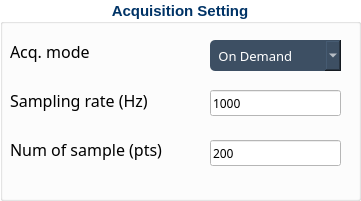
   <widget class="QGroupBox" name="groupBox_paramSetting">
    <property name="geometry">
     <rect>
      <x>100</x>
      <y>230</y>
      <width>361</width>
      <height>201</height>
     </rect>
    </property>
    <property name="palette">
     <palette>
      <active>
       <colorrole role="WindowText">
        <brush brushstyle="SolidPattern">
         <color alpha="255">
          <red>0</red>
          <green>51</green>
          <blue>102</blue>
         </color>
        </brush>
       </colorrole>
       <colorrole role="Button">
        <brush brushstyle="SolidPattern">
         <color alpha="255">
          <red>255</red>
          <green>255</green>
          <blue>255</blue>
         </color>
        </brush>
       </colorrole>
       <colorrole role="Light">
        <brush brushstyle="SolidPattern">
         <color alpha="255">
          <red>255</red>
          <green>255</green>
          <blue>255</blue>
         </color>
        </brush>
       </colorrole>
       <colorrole role="Midlight">
        <brush brushstyle="SolidPattern">
         <color alpha="255">
          <red>255</red>
          <green>255</green>
          <blue>255</blue>
         </color>
        </brush>
       </colorrole>
       <colorrole role="Dark">
        <brush brushstyle="SolidPattern">
         <color alpha="255">
          <red>127</red>
          <green>127</green>
          <blue>127</blue>
         </color>
        </brush>
       </colorrole>
       <colorrole role="Mid">
        <brush brushstyle="SolidPattern">
         <color alpha="255">
          <red>170</red>
          <green>170</green>
          <blue>170</blue>
         </color>
        </brush>
       </colorrole>
       <colorrole role="Text">
        <brush brushstyle="SolidPattern">
         <color alpha="255">
          <red>0</red>
          <green>0</green>
          <blue>0</blue>
         </color>
        </brush>
       </colorrole>
       <colorrole role="BrightText">
        <brush brushstyle="SolidPattern">
         <color alpha="255">
          <red>255</red>
          <green>255</green>
          <blue>255</blue>
         </color>
        </brush>
       </colorrole>
       <colorrole role="ButtonText">
        <brush brushstyle="SolidPattern">
         <color alpha="255">
          <red>0</red>
          <green>0</green>
          <blue>0</blue>
         </color>
        </brush>
       </colorrole>
       <colorrole role="Base">
        <brush brushstyle="SolidPattern">
         <color alpha="255">
          <red>255</red>
          <green>255</green>
          <blue>255</blue>
         </color>
        </brush>
       </colorrole>
       <colorrole role="Window">
        <brush brushstyle="SolidPattern">
         <color alpha="255">
          <red>255</red>
          <green>255</green>
          <blue>255</blue>
         </color>
        </brush>
       </colorrole>
       <colorrole role="Shadow">
        <brush brushstyle="SolidPattern">
         <color alpha="255">
          <red>0</red>
          <green>0</green>
          <blue>0</blue>
         </color>
        </brush>
       </colorrole>
       <colorrole role="AlternateBase">
        <brush brushstyle="SolidPattern">
         <color alpha="255">
          <red>255</red>
          <green>255</green>
          <blue>255</blue>
         </color>
        </brush>
       </colorrole>
       <colorrole role="ToolTipBase">
        <brush brushstyle="SolidPattern">
         <color alpha="255">
          <red>255</red>
          <green>255</green>
          <blue>220</blue>
         </color>
        </brush>
       </colorrole>
       <colorrole role="ToolTipText">
        <brush brushstyle="SolidPattern">
         <color alpha="255">
          <red>0</red>
          <green>0</green>
          <blue>0</blue>
         </color>
        </brush>
       </colorrole>
       <colorrole role="PlaceholderText">
        <brush brushstyle="NoBrush">
         <color alpha="128">
          <red>0</red>
          <green>0</green>
          <blue>0</blue>
         </color>
        </brush>
       </colorrole>
      </active>
      <inactive>
       <colorrole role="WindowText">
        <brush brushstyle="SolidPattern">
         <color alpha="255">
          <red>0</red>
          <green>51</green>
          <blue>102</blue>
         </color>
        </brush>
       </colorrole>
       <colorrole role="Button">
        <brush brushstyle="SolidPattern">
         <color alpha="255">
          <red>255</red>
          <green>255</green>
          <blue>255</blue>
         </color>
        </brush>
       </colorrole>
       <colorrole role="Light">
        <brush brushstyle="SolidPattern">
         <color alpha="255">
          <red>255</red>
          <green>255</green>
          <blue>255</blue>
         </color>
        </brush>
       </colorrole>
       <colorrole role="Midlight">
        <brush brushstyle="SolidPattern">
         <color alpha="255">
          <red>255</red>
          <green>255</green>
          <blue>255</blue>
         </color>
        </brush>
       </colorrole>
       <colorrole role="Dark">
        <brush brushstyle="SolidPattern">
         <color alpha="255">
          <red>127</red>
          <green>127</green>
          <blue>127</blue>
         </color>
        </brush>
       </colorrole>
       <colorrole role="Mid">
        <brush brushstyle="SolidPattern">
         <color alpha="255">
          <red>170</red>
          <green>170</green>
          <blue>170</blue>
         </color>
        </brush>
       </colorrole>
       <colorrole role="Text">
        <brush brushstyle="SolidPattern">
         <color alpha="255">
          <red>0</red>
          <green>0</green>
          <blue>0</blue>
         </color>
        </brush>
       </colorrole>
       <colorrole role="BrightText">
        <brush brushstyle="SolidPattern">
         <color alpha="255">
          <red>255</red>
          <green>255</green>
          <blue>255</blue>
         </color>
        </brush>
       </colorrole>
       <colorrole role="ButtonText">
        <brush brushstyle="SolidPattern">
         <color alpha="255">
          <red>0</red>
          <green>0</green>
          <blue>0</blue>
         </color>
        </brush>
       </colorrole>
       <colorrole role="Base">
        <brush brushstyle="SolidPattern">
         <color alpha="255">
          <red>255</red>
          <green>255</green>
          <blue>255</blue>
         </color>
        </brush>
       </colorrole>
       <colorrole role="Window">
        <brush brushstyle="SolidPattern">
         <color alpha="255">
          <red>255</red>
          <green>255</green>
          <blue>255</blue>
         </color>
        </brush>
       </colorrole>
       <colorrole role="Shadow">
        <brush brushstyle="SolidPattern">
         <color alpha="255">
          <red>0</red>
          <green>0</green>
          <blue>0</blue>
         </color>
        </brush>
       </colorrole>
       <colorrole role="AlternateBase">
        <brush brushstyle="SolidPattern">
         <color alpha="255">
          <red>255</red>
          <green>255</green>
          <blue>255</blue>
         </color>
        </brush>
       </colorrole>
       <colorrole role="ToolTipBase">
        <brush brushstyle="SolidPattern">
         <color alpha="255">
          <red>255</red>
          <green>255</green>
          <blue>220</blue>
         </color>
        </brush>
       </colorrole>
       <colorrole role="ToolTipText">
        <brush brushstyle="SolidPattern">
         <color alpha="255">
          <red>0</red>
          <green>0</green>
          <blue>0</blue>
         </color>
        </brush>
       </colorrole>
       <colorrole role="PlaceholderText">
        <brush brushstyle="NoBrush">
         <color alpha="128">
          <red>0</red>
          <green>0</green>
          <blue>0</blue>
         </color>
        </brush>
       </colorrole>
      </inactive>
      <disabled>
       <colorrole role="WindowText">
        <brush brushstyle="SolidPattern">
         <color alpha="255">
          <red>127</red>
          <green>127</green>
          <blue>127</blue>
         </color>
        </brush>
       </colorrole>
       <colorrole role="Button">
        <brush brushstyle="SolidPattern">
         <color alpha="255">
          <red>255</red>
          <green>255</green>
          <blue>255</blue>
         </color>
        </brush>
       </colorrole>
       <colorrole role="Light">
        <brush brushstyle="SolidPattern">
         <color alpha="255">
          <red>255</red>
          <green>255</green>
          <blue>255</blue>
         </color>
        </brush>
       </colorrole>
       <colorrole role="Midlight">
        <brush brushstyle="SolidPattern">
         <color alpha="255">
          <red>255</red>
          <green>255</green>
          <blue>255</blue>
         </color>
        </brush>
       </colorrole>
       <colorrole role="Dark">
        <brush brushstyle="SolidPattern">
         <color alpha="255">
          <red>127</red>
          <green>127</green>
          <blue>127</blue>
         </color>
        </brush>
       </colorrole>
       <colorrole role="Mid">
        <brush brushstyle="SolidPattern">
         <color alpha="255">
          <red>170</red>
          <green>170</green>
          <blue>170</blue>
         </color>
        </brush>
       </colorrole>
       <colorrole role="Text">
        <brush brushstyle="SolidPattern">
         <color alpha="255">
          <red>127</red>
          <green>127</green>
          <blue>127</blue>
         </color>
        </brush>
       </colorrole>
       <colorrole role="BrightText">
        <brush brushstyle="SolidPattern">
         <color alpha="255">
          <red>255</red>
          <green>255</green>
          <blue>255</blue>
         </color>
        </brush>
       </colorrole>
       <colorrole role="ButtonText">
        <brush brushstyle="SolidPattern">
         <color alpha="255">
          <red>127</red>
          <green>127</green>
          <blue>127</blue>
         </color>
        </brush>
       </colorrole>
       <colorrole role="Base">
        <brush brushstyle="SolidPattern">
         <color alpha="255">
          <red>255</red>
          <green>255</green>
          <blue>255</blue>
         </color>
        </brush>
       </colorrole>
       <colorrole role="Window">
        <brush brushstyle="SolidPattern">
         <color alpha="255">
          <red>255</red>
          <green>255</green>
          <blue>255</blue>
         </color>
        </brush>
       </colorrole>
       <colorrole role="Shadow">
        <brush brushstyle="SolidPattern">
         <color alpha="255">
          <red>0</red>
          <green>0</green>
          <blue>0</blue>
         </color>
        </brush>
       </colorrole>
       <colorrole role="AlternateBase">
        <brush brushstyle="SolidPattern">
         <color alpha="255">
          <red>255</red>
          <green>255</green>
          <blue>255</blue>
         </color>
        </brush>
       </colorrole>
       <colorrole role="ToolTipBase">
        <brush brushstyle="SolidPattern">
         <color alpha="255">
          <red>255</red>
          <green>255</green>
          <blue>220</blue>
         </color>
        </brush>
       </colorrole>
       <colorrole role="ToolTipText">
        <brush brushstyle="SolidPattern">
         <color alpha="255">
          <red>0</red>
          <green>0</green>
          <blue>0</blue>
         </color>
        </brush>
       </colorrole>
       <colorrole role="PlaceholderText">
        <brush brushstyle="NoBrush">
         <color alpha="128">
          <red>0</red>
          <green>0</green>
          <blue>0</blue>
         </color>
        </brush>
       </colorrole>
      </disabled>
     </palette>
    </property>
    <property name="font">
     <font>
      <family>Arial</family>
      <pointsize>11</pointsize>
      <weight>75</weight>
      <bold>true</bold>
     </font>
    </property>
    <property name="layoutDirection">
     <enum>Qt::LeftToRight</enum>
    </property>
    <property name="title">
     <string>Acquisition Setting</string>
    </property>
    <property name="alignment">
     <set>Qt::AlignCenter</set>
    </property>
    <property name="flat">
     <bool>false</bool>
    </property>
    <property name="checkable">
     <bool>false</bool>
    </property>
    <widget class="QComboBox" name="comboBox_aiMode">
     <property name="geometry">
      <rect>
       <x>210</x>
       <y>40</y>
       <width>131</width>
       <height>31</height>
      </rect>
     </property>
     <property name="palette">
      <palette>
       <active>
        <colorrole role="WindowText">
         <brush brushstyle="SolidPattern">
          <color alpha="255">
           <red>255</red>
           <green>255</green>
           <blue>255</blue>
          </color>
         </brush>
        </colorrole>
        <colorrole role="Button">
         <brush brushstyle="SolidPattern">
          <color alpha="255">
           <red>61</red>
           <green>79</green>
           <blue>99</blue>
          </color>
         </brush>
        </colorrole>
        <colorrole role="Text">
         <brush brushstyle="SolidPattern">
          <color alpha="255">
           <red>255</red>
           <green>255</green>
           <blue>255</blue>
          </color>
         </brush>
        </colorrole>
        <colorrole role="ButtonText">
         <brush brushstyle="SolidPattern">
          <color alpha="255">
           <red>255</red>
           <green>255</green>
           <blue>255</blue>
          </color>
         </brush>
        </colorrole>
        <colorrole role="Base">
         <brush brushstyle="SolidPattern">
          <color alpha="255">
           <red>61</red>
           <green>79</green>
           <blue>99</blue>
          </color>
         </brush>
        </colorrole>
        <colorrole role="Window">
         <brush brushstyle="SolidPattern">
          <color alpha="255">
           <red>61</red>
           <green>79</green>
           <blue>99</blue>
          </color>
         </brush>
        </colorrole>
        <colorrole role="PlaceholderText">
         <brush brushstyle="NoBrush">
          <color alpha="128">
           <red>255</red>
           <green>255</green>
           <blue>255</blue>
          </color>
         </brush>
        </colorrole>
       </active>
       <inactive>
        <colorrole role="WindowText">
         <brush brushstyle="SolidPattern">
          <color alpha="255">
           <red>255</red>
           <green>255</green>
           <blue>255</blue>
          </color>
         </brush>
        </colorrole>
        <colorrole role="Button">
         <brush brushstyle="SolidPattern">
          <color alpha="255">
           <red>61</red>
           <green>79</green>
           <blue>99</blue>
          </color>
         </brush>
        </colorrole>
        <colorrole role="Text">
         <brush brushstyle="SolidPattern">
          <color alpha="255">
           <red>255</red>
           <green>255</green>
           <blue>255</blue>
          </color>
         </brush>
        </colorrole>
        <colorrole role="ButtonText">
         <brush brushstyle="SolidPattern">
          <color alpha="255">
           <red>255</red>
           <green>255</green>
           <blue>255</blue>
          </color>
         </brush>
        </colorrole>
        <colorrole role="Base">
         <brush brushstyle="SolidPattern">
          <color alpha="255">
           <red>61</red>
           <green>79</green>
           <blue>99</blue>
          </color>
         </brush>
        </colorrole>
        <colorrole role="Window">
         <brush brushstyle="SolidPattern">
          <color alpha="255">
           <red>61</red>
           <green>79</green>
           <blue>99</blue>
          </color>
         </brush>
        </colorrole>
        <colorrole role="PlaceholderText">
         <brush brushstyle="NoBrush">
          <color alpha="128">
           <red>255</red>
           <green>255</green>
           <blue>255</blue>
          </color>
         </brush>
        </colorrole>
       </inactive>
       <disabled>
        <colorrole role="WindowText">
         <brush brushstyle="SolidPattern">
          <color alpha="255">
           <red>255</red>
           <green>255</green>
           <blue>255</blue>
          </color>
         </brush>
        </colorrole>
        <colorrole role="Button">
         <brush brushstyle="SolidPattern">
          <color alpha="255">
           <red>61</red>
           <green>79</green>
           <blue>99</blue>
          </color>
         </brush>
        </colorrole>
        <colorrole role="Text">
         <brush brushstyle="SolidPattern">
          <color alpha="255">
           <red>255</red>
           <green>255</green>
           <blue>255</blue>
          </color>
         </brush>
        </colorrole>
        <colorrole role="ButtonText">
         <brush brushstyle="SolidPattern">
          <color alpha="255">
           <red>255</red>
           <green>255</green>
           <blue>255</blue>
          </color>
         </brush>
        </colorrole>
        <colorrole role="Base">
         <brush brushstyle="SolidPattern">
          <color alpha="255">
           <red>61</red>
           <green>79</green>
           <blue>99</blue>
          </color>
         </brush>
        </colorrole>
        <colorrole role="Window">
         <brush brushstyle="SolidPattern">
          <color alpha="255">
           <red>61</red>
           <green>79</green>
           <blue>99</blue>
          </color>
         </brush>
        </colorrole>
        <colorrole role="PlaceholderText">
         <brush brushstyle="NoBrush">
          <color alpha="128">
           <red>255</red>
           <green>255</green>
           <blue>255</blue>
          </color>
         </brush>
        </colorrole>
       </disabled>
      </palette>
     </property>
     <property name="font">
      <font>
       <family>微軟正黑體</family>
       <pointsize>10</pointsize>
       <weight>50</weight>
       <bold>false</bold>
       <kerning>true</kerning>
      </font>
     </property>
     <property name="styleSheet">
      <string notr="true">background-color: rgb(61, 79, 99);
border-radius : 5px;
color:  rgb(255, 255, 255); </string>
     </property>
     <item>
      <property name="text">
       <string> On Demand</string>
      </property>
     </item>
     <item>
      <property name="text">
       <string> N Samples</string>
      </property>
     </item>
     <item>
      <property name="text">
       <string> Continuous</string>
      </property>
     </item>
    </widget>
    <widget class="QLineEdit" name="lineEdit_samplingRate">
     <property name="geometry">
      <rect>
       <x>210</x>
       <y>90</y>
       <width>131</width>
       <height>26</height>
      </rect>
     </property>
     <property name="font">
      <font>
       <family>微軟正黑體</family>
       <pointsize>9</pointsize>
       <weight>50</weight>
       <bold>false</bold>
      </font>
     </property>
     <property name="text">
      <string>1000</string>
     </property>
    </widget>
    <widget class="QLineEdit" name="lineEdit_numSamples">
     <property name="geometry">
      <rect>
       <x>210</x>
       <y>140</y>
       <width>131</width>
       <height>26</height>
      </rect>
     </property>
     <property name="font">
      <font>
       <family>微軟正黑體</family>
       <pointsize>9</pointsize>
       <weight>50</weight>
       <bold>false</bold>
      </font>
     </property>
     <property name="text">
      <string>200</string>
     </property>
    </widget>
    <widget class="QWidget" name="layoutWidget">
     <property name="geometry">
      <rect>
       <x>10</x>
       <y>30</y>
       <width>212</width>
       <height>141</height>
      </rect>
     </property>
     <layout class="QVBoxLayout" name="verticalLayout_7">
      <item>
       <widget class="QLabel" name="lb_aiMode">
        <property name="palette">
         <palette>
          <active>
           <colorrole role="WindowText">
            <brush brushstyle="SolidPattern">
             <color alpha="255">
              <red>0</red>
              <green>0</green>
              <blue>0</blue>
             </color>
            </brush>
           </colorrole>
          </active>
          <inactive>
           <colorrole role="WindowText">
            <brush brushstyle="SolidPattern">
             <color alpha="255">
              <red>0</red>
              <green>0</green>
              <blue>0</blue>
             </color>
            </brush>
           </colorrole>
          </inactive>
          <disabled>
           <colorrole role="WindowText">
            <brush brushstyle="SolidPattern">
             <color alpha="255">
              <red>127</red>
              <green>127</green>
              <blue>127</blue>
             </color>
            </brush>
           </colorrole>
          </disabled>
         </palette>
        </property>
        <property name="font">
         <font>
          <family>微軟正黑體</family>
          <pointsize>12</pointsize>
          <weight>50</weight>
          <bold>false</bold>
         </font>
        </property>
        <property name="text">
         <string>Acq. mode</string>
        </property>
       </widget>
      </item>
      <item>
       <widget class="QLabel" name="lb_samplingRate">
        <property name="palette">
         <palette>
          <active>
           <colorrole role="WindowText">
            <brush brushstyle="SolidPattern">
             <color alpha="255">
              <red>0</red>
              <green>0</green>
              <blue>0</blue>
             </color>
            </brush>
           </colorrole>
          </active>
          <inactive>
           <colorrole role="WindowText">
            <brush brushstyle="SolidPattern">
             <color alpha="255">
              <red>0</red>
              <green>0</green>
              <blue>0</blue>
             </color>
            </brush>
           </colorrole>
          </inactive>
          <disabled>
           <colorrole role="WindowText">
            <brush brushstyle="SolidPattern">
             <color alpha="255">
              <red>127</red>
              <green>127</green>
              <blue>127</blue>
             </color>
            </brush>
           </colorrole>
          </disabled>
         </palette>
        </property>
        <property name="font">
         <font>
          <family>微軟正黑體</family>
          <pointsize>12</pointsize>
          <weight>50</weight>
          <bold>false</bold>
         </font>
        </property>
        <property name="text">
         <string>Sampling rate (Hz)</string>
        </property>
       </widget>
      </item>
      <item>
       <widget class="QLabel" name="lb_numSample">
        <property name="palette">
         <palette>
          <active>
           <colorrole role="WindowText">
            <brush brushstyle="SolidPattern">
             <color alpha="255">
              <red>0</red>
              <green>0</green>
              <blue>0</blue>
             </color>
            </brush>
           </colorrole>
          </active>
          <inactive>
           <colorrole role="WindowText">
            <brush brushstyle="SolidPattern">
             <color alpha="255">
              <red>0</red>
              <green>0</green>
              <blue>0</blue>
             </color>
            </brush>
           </colorrole>
          </inactive>
          <disabled>
           <colorrole role="WindowText">
            <brush brushstyle="SolidPattern">
             <color alpha="255">
              <red>127</red>
              <green>127</green>
              <blue>127</blue>
             </color>
            </brush>
           </colorrole>
          </disabled>
         </palette>
        </property>
        <property name="font">
         <font>
          <family>微軟正黑體</family>
          <pointsize>12</pointsize>
          <weight>50</weight>
          <bold>false</bold>
         </font>
        </property>
        <property name="text">
         <string>Num of sample (pts)</string>
        </property>
       </widget>
      </item>
     </layout>
    </widget>
   </widget>
